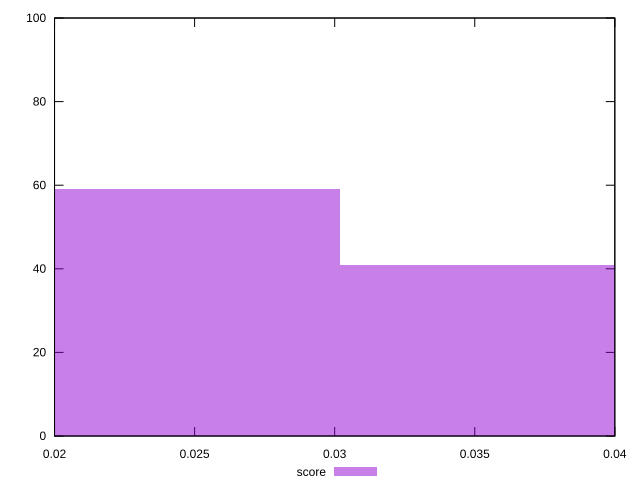

The gnuplot source for this figure:
reset

$score <<EOF
0.02415095535932144 59
0.03622643303898216 41
EOF

set key outside below
set boxwidth 0.01207547767966072
set xrange [0.02:0.04]
set yrange [0:100]
set trange [0:100]
set style fill transparent solid 0.5 noborder
set terminal svg size 640, 490 enhanced background rgb 'white'
set output "report_00026_2021-02-22T21:38:55.199Z/largest-contentful-paint/samples/pages+cached+noadtech/score/histogram.svg"

plot $score title "score" with boxes

reset
